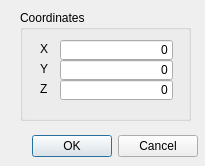
<ui version="4.0" >
 <author></author>
 <comment></comment>
 <exportmacro></exportmacro>
 <class>copyToDialog</class>
 <widget class="QDialog" name="copyToDialog" >
  <property name="geometry" >
   <rect>
    <x>0</x>
    <y>0</y>
    <width>205</width>
    <height>166</height>
   </rect>
  </property>
  <property name="windowTitle" >
   <string>Copy to...</string>
  </property>
  <widget class="QWidget" name="layoutWidget" >
   <property name="geometry" >
    <rect>
     <x>10</x>
     <y>130</y>
     <width>188</width>
     <height>33</height>
    </rect>
   </property>
   <layout class="QHBoxLayout" >
    <property name="margin" >
     <number>0</number>
    </property>
    <property name="spacing" >
     <number>6</number>
    </property>
    <item>
     <spacer>
      <property name="orientation" >
       <enum>Qt::Horizontal</enum>
      </property>
      <property name="sizeHint" >
       <size>
        <width>131</width>
        <height>31</height>
       </size>
      </property>
     </spacer>
    </item>
    <item>
     <widget class="QPushButton" name="okButton" >
      <property name="text" >
       <string>OK</string>
      </property>
     </widget>
    </item>
    <item>
     <widget class="QPushButton" name="cancelButton" >
      <property name="text" >
       <string>Cancel</string>
      </property>
     </widget>
    </item>
   </layout>
  </widget>
  <widget class="QGroupBox" name="groupBox" >
   <property name="geometry" >
    <rect>
     <x>20</x>
     <y>10</y>
     <width>171</width>
     <height>111</height>
    </rect>
   </property>
   <property name="title" >
    <string>Coordinates</string>
   </property>
   <widget class="QLabel" name="label_3" >
    <property name="geometry" >
     <rect>
      <x>20</x>
      <y>70</y>
      <width>16</width>
      <height>17</height>
     </rect>
    </property>
    <property name="text" >
     <string>Z</string>
    </property>
   </widget>
   <widget class="QLabel" name="label_2" >
    <property name="geometry" >
     <rect>
      <x>20</x>
      <y>50</y>
      <width>16</width>
      <height>17</height>
     </rect>
    </property>
    <property name="text" >
     <string>Y</string>
    </property>
   </widget>
   <widget class="QLabel" name="label" >
    <property name="geometry" >
     <rect>
      <x>20</x>
      <y>30</y>
      <width>16</width>
      <height>17</height>
     </rect>
    </property>
    <property name="text" >
     <string>X</string>
    </property>
   </widget>
   <widget class="QLineEdit" name="coX" >
    <property name="geometry" >
     <rect>
      <x>40</x>
      <y>30</y>
      <width>113</width>
      <height>20</height>
     </rect>
    </property>
    <property name="text" >
     <string>0</string>
    </property>
    <property name="alignment" >
     <set>Qt::AlignRight</set>
    </property>
   </widget>
   <widget class="QLineEdit" name="coY" >
    <property name="geometry" >
     <rect>
      <x>40</x>
      <y>50</y>
      <width>113</width>
      <height>20</height>
     </rect>
    </property>
    <property name="text" >
     <string>0</string>
    </property>
    <property name="alignment" >
     <set>Qt::AlignRight</set>
    </property>
   </widget>
   <widget class="QLineEdit" name="coZ" >
    <property name="geometry" >
     <rect>
      <x>40</x>
      <y>70</y>
      <width>113</width>
      <height>20</height>
     </rect>
    </property>
    <property name="text" >
     <string>0</string>
    </property>
    <property name="alignment" >
     <set>Qt::AlignRight</set>
    </property>
   </widget>
  </widget>
 </widget>
 <pixmapfunction></pixmapfunction>
 <resources/>
 <connections>
  <connection>
   <sender>okButton</sender>
   <signal>clicked()</signal>
   <receiver>copyToDialog</receiver>
   <slot>accept()</slot>
   <hints>
    <hint type="sourcelabel" >
     <x>278</x>
     <y>253</y>
    </hint>
    <hint type="destinationlabel" >
     <x>96</x>
     <y>254</y>
    </hint>
   </hints>
  </connection>
  <connection>
   <sender>cancelButton</sender>
   <signal>clicked()</signal>
   <receiver>copyToDialog</receiver>
   <slot>reject()</slot>
   <hints>
    <hint type="sourcelabel" >
     <x>369</x>
     <y>253</y>
    </hint>
    <hint type="destinationlabel" >
     <x>179</x>
     <y>282</y>
    </hint>
   </hints>
  </connection>
 </connections>
</ui>
